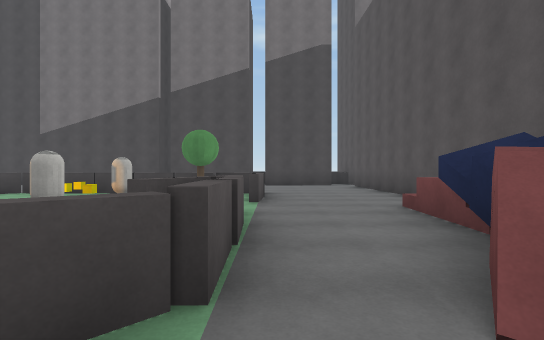
view 1 (above)

17 first-person views from a walk through a scene from a Unity 3-D project. The camera is 1.36 m above the floor, looks level and sees 85° across. The floor is counted in squares, 2.56 m on a side. Each view is taken from the middle of a square. On the plan, view 1 faces up. The plan holds only what a view shows up to about 9 squares ahead; the rest is blank. The place goes on beyond the plan. The player character is not drawn. Surface patterns are stand-ins for the level's own textures.

view 2
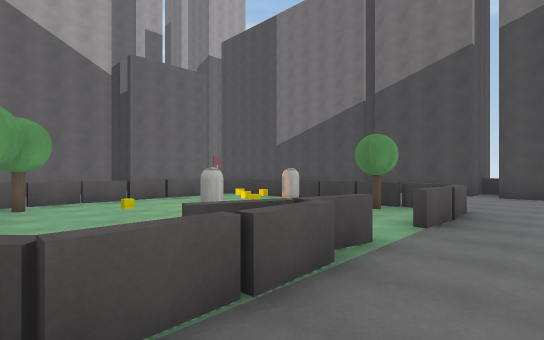

view 3
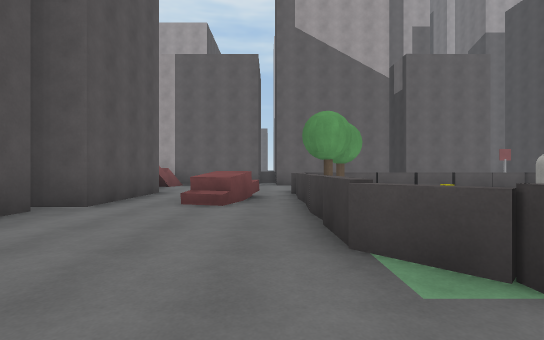

view 4
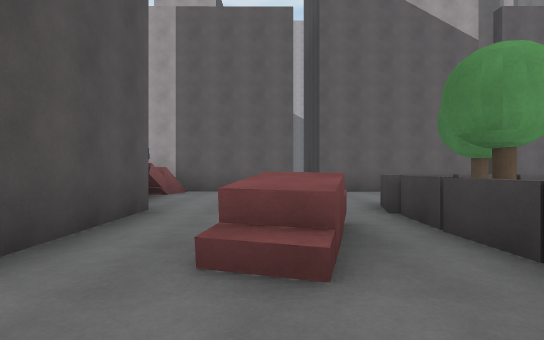

view 5
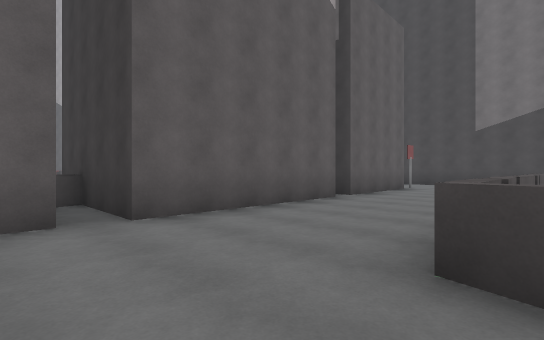

view 6
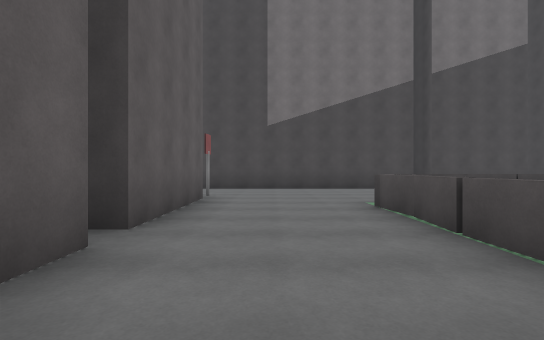

view 7
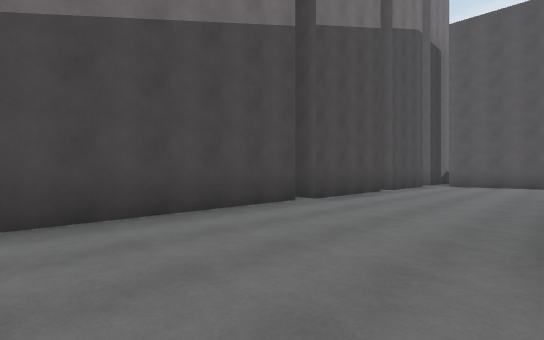

view 8
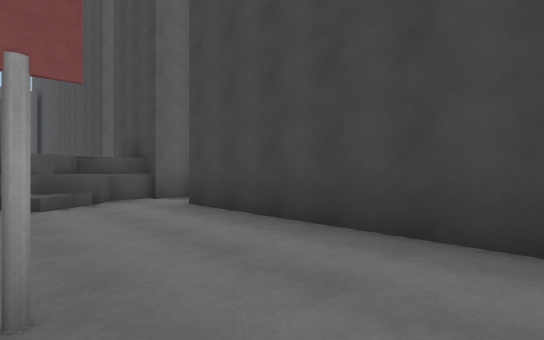

view 9
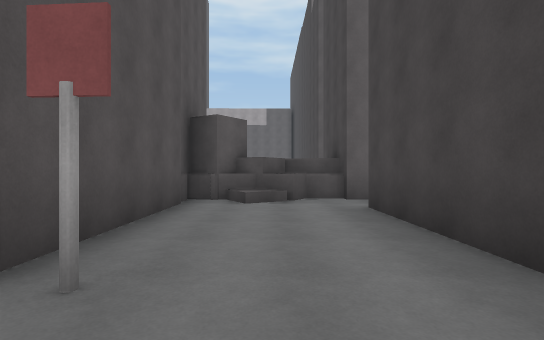

view 10
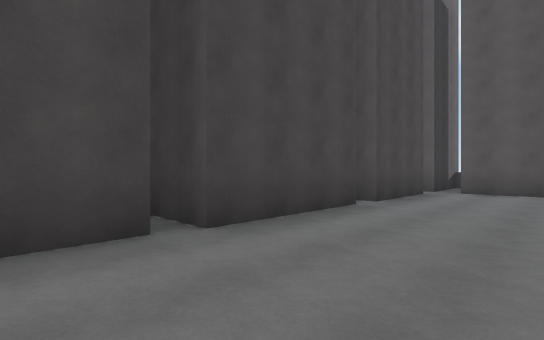

view 11
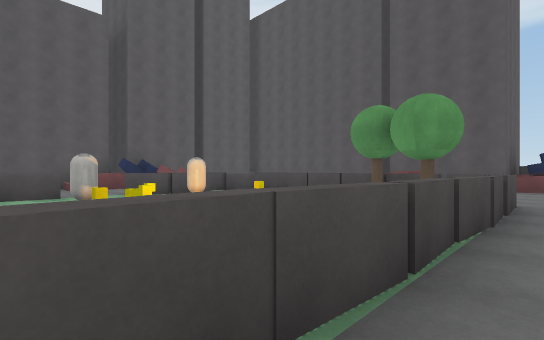

view 12
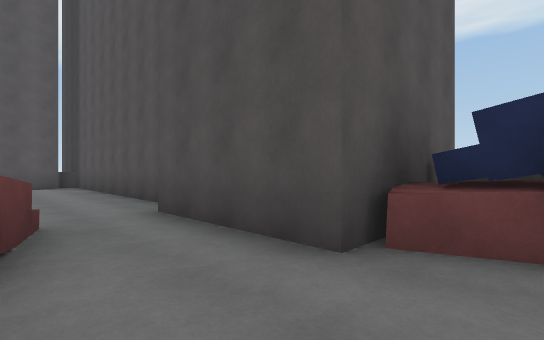

view 13
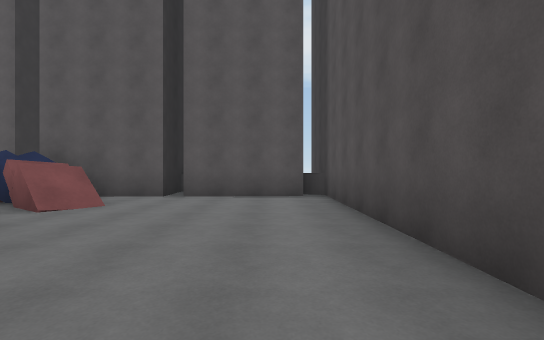

view 14
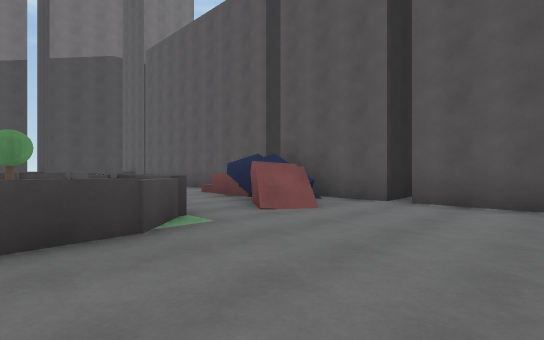

view 15
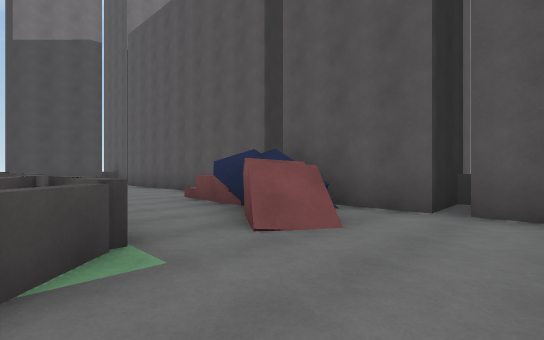

view 16
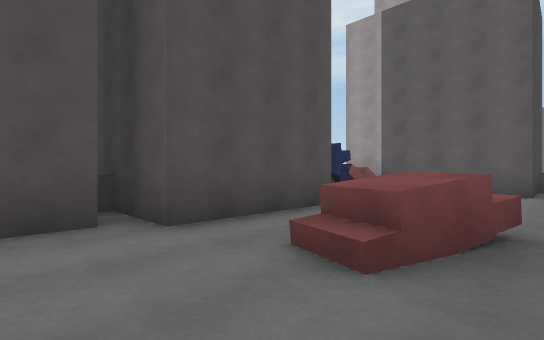

view 17
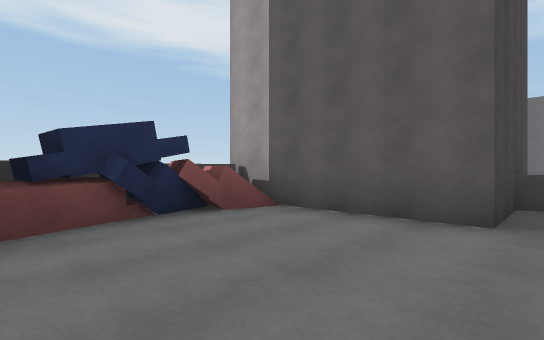

### Floor plan
Key: @ floor where view 1 was taken; # wall or solid block; . floor; / step, stairs or slope; = window, fence, low wall or low ledge; ^ raised ledge; C capsule; Y yellow cube; B blue block; G grey block; O other object.
Columns run from 14 left of view 1 to 5 right of it. Each row starts with its distance up from view 1.
 11 #.##################
 10 #..................=
  9 G/...............#
  8 #/..#O...........#
  7 #####...#^^^#^...#
  6     #...^..C O=..#
  5     #...^.OY ....#
  4     #...=..O ...O#
  3     #...=..C =..B#
  2     #..OO..O =..O#
  1   ###...^O##.=.//###
  0   #...........@....=
 -1   ###....OO......#
 -2     #............#
 -3     #.#####.########
 -4     #######.
 -5           #=

Positions as (right, up) in squares from view 1, and headings:
1: (0, 0), facing up
2: (1, 1), facing up-left
3: (1, 0), facing left
4: (-2, -1), facing left
5: (-6, -1), facing up-left
6: (-8, 2), facing up
7: (-8, 7), facing up-right
8: (-8, 8), facing up-left
9: (-8, 9), facing left
10: (-5, 8), facing up-right
11: (-7, 6), facing down-right
12: (-7, -1), facing down-right
13: (-3, -2), facing right
14: (-2, -2), facing up-right
15: (-1, -1), facing up-right
16: (-2, 0), facing down-left
17: (-6, 0), facing down-left
